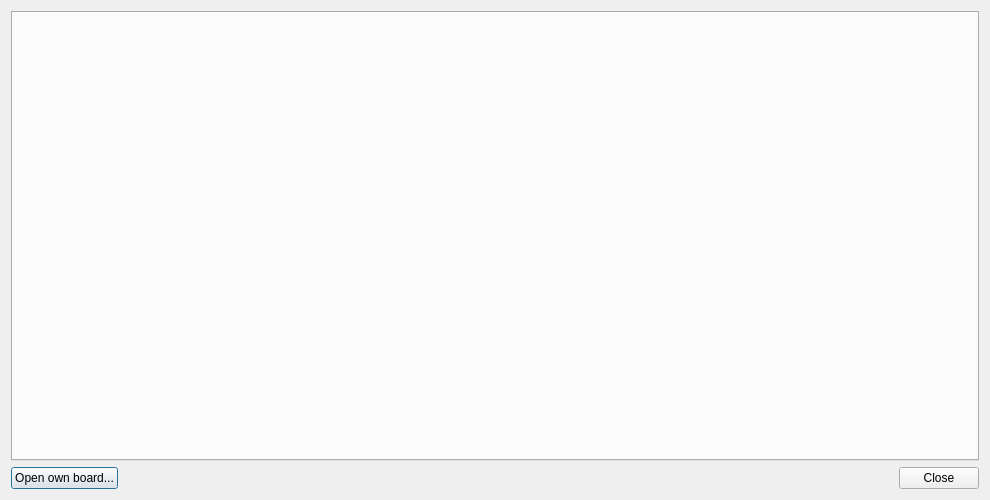
<?xml version="1.0" encoding="UTF-8"?>
<ui version="4.0">
 <class>BoardSelection</class>
 <widget class="QDialog" name="BoardSelection">
  <property name="geometry">
   <rect>
    <x>0</x>
    <y>0</y>
    <width>990</width>
    <height>500</height>
   </rect>
  </property>
  <property name="windowTitle">
   <string>Load board</string>
  </property>
  <layout class="QFormLayout" name="formLayout">
   <item row="0" column="0" colspan="2">
    <widget class="QTabWidget" name="tabWidget">
     <property name="currentIndex">
      <number>-1</number>
     </property>
    </widget>
   </item>
   <item row="1" column="0">
    <widget class="QPushButton" name="openOwnBoard">
     <property name="text">
      <string>Open own board...</string>
     </property>
    </widget>
   </item>
   <item row="1" column="1">
    <widget class="QDialogButtonBox" name="buttonBox">
     <property name="orientation">
      <enum>Qt::Horizontal</enum>
     </property>
     <property name="standardButtons">
      <set>QDialogButtonBox::Close</set>
     </property>
    </widget>
   </item>
  </layout>
 </widget>
 <resources/>
 <connections>
  <connection>
   <sender>buttonBox</sender>
   <signal>accepted()</signal>
   <receiver>BoardSelection</receiver>
   <slot>accept()</slot>
   <hints>
    <hint type="sourcelabel">
     <x>248</x>
     <y>254</y>
    </hint>
    <hint type="destinationlabel">
     <x>157</x>
     <y>274</y>
    </hint>
   </hints>
  </connection>
  <connection>
   <sender>buttonBox</sender>
   <signal>rejected()</signal>
   <receiver>BoardSelection</receiver>
   <slot>reject()</slot>
   <hints>
    <hint type="sourcelabel">
     <x>316</x>
     <y>260</y>
    </hint>
    <hint type="destinationlabel">
     <x>286</x>
     <y>274</y>
    </hint>
   </hints>
  </connection>
 </connections>
</ui>
